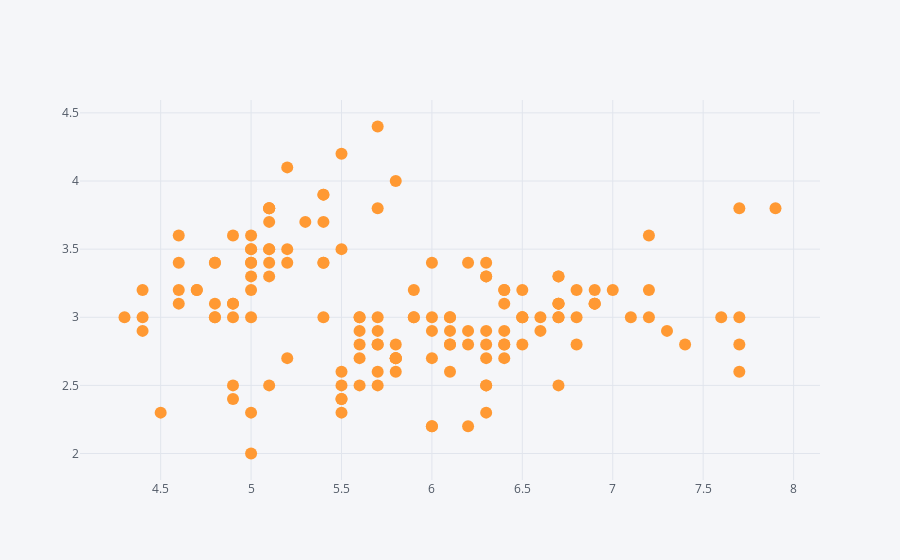

The cell this chart's notebook holds for it:
### Code cell
df.iplot(x='sepal_length',y='sepal_width',kind='scatter', mode = 'markers')

### Figure 1 — Plotly figure (JSON) as saved in the notebook; plotly's stock layout.template omitted (floating-point values rounded to 4 significant figures; data arrays with more than 128 entries replaced by an {"elided": "..."} marker saying what was removed)
{"data": [{"line": {"color": "rgba(255, 153, 51, 1.0)", "dash": "solid", "shape": "linear", "width": 1.3}, "marker": {"size": 12, "symbol": "circle"}, "mode": "markers", "name": "sepal_width", "text": "", "type": "scatter", "x": {"elided": "150 float values"}, "y": {"elided": "150 float values"}}], "layout": {"legend": {"bgcolor": "#F5F6F9", "font": {"color": "#4D5663"}}, "paper_bgcolor": "#F5F6F9", "plot_bgcolor": "#F5F6F9", "title": {"font": {"color": "#4D5663"}}, "xaxis": {"gridcolor": "#E1E5ED", "showgrid": true, "tickfont": {"color": "#4D5663"}, "title": {"font": {"color": "#4D5663"}, "text": ""}, "zerolinecolor": "#E1E5ED"}, "yaxis": {"gridcolor": "#E1E5ED", "showgrid": true, "tickfont": {"color": "#4D5663"}, "title": {"font": {"color": "#4D5663"}, "text": ""}, "zerolinecolor": "#E1E5ED"}}}
